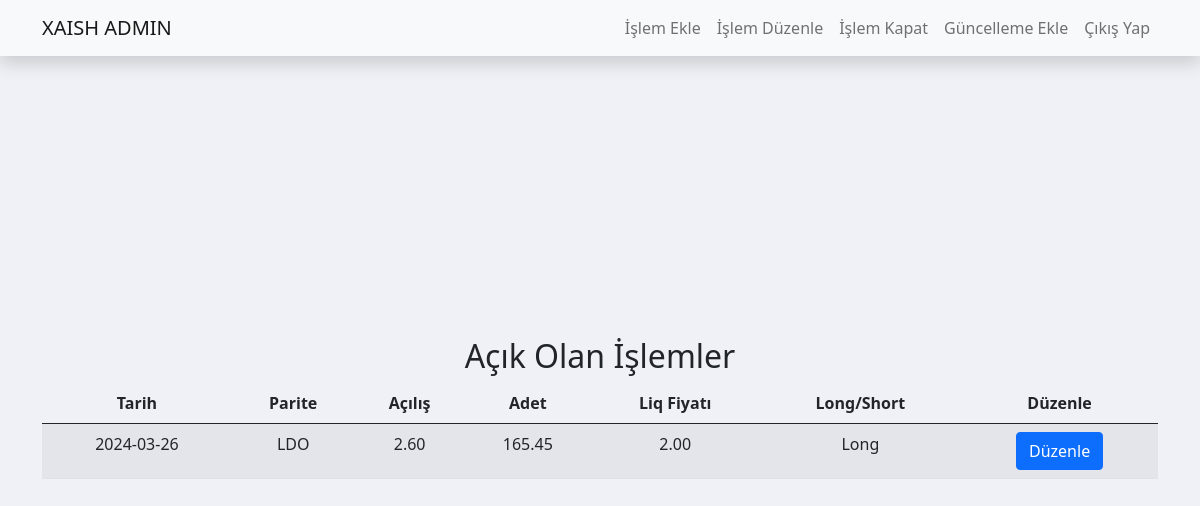
Screenshot of /admin/main/islemduzenle.php (signed in) with the database file from the repository.
### tables this page shows
CREATE TABLE `islem_liste` (
  `islem_id` int(11) NOT NULL,
  `tarih` date NOT NULL DEFAULT current_timestamp(),
  `parite` varchar(255) NOT NULL,
  `acilis` text NOT NULL,
  `liq_fiyat` text NOT NULL,
  `kar_zarar` decimal(10,2) DEFAULT NULL,
  `kapanis` text DEFAULT NULL,
  `long_short` varchar(10) NOT NULL,
  `acik_mi` int(11) NOT NULL DEFAULT 1,
  `adet` text NOT NULL,
  `marjin` text NOT NULL,
  `kaldirac` text NOT NULL
);

### admin/main/islemduzenle.php (the view, shortened to what this page needs)
<?php include 'adminheader.php'; ?>
<?php
$stmt = $pdo->prepare("SELECT * FROM islem_liste WHERE acik_mi = 1");
$stmt->execute();
$acikIslemler = $stmt->fetchAll();
?>
<header class="masthead">
    <div class="container h-100">
        <div class="row h-100 align-items-center">
            <div class="col-12 text-center">
                <h2>Açık Olan İşlemler</h2>
                <?php if ($acikIslemler): ?>
                    <div class="table-responsive">
                        <table class="table table-striped table-hover">
                            <thead>
                                <tr>
                                    <th>Tarih</th>
                                    <th>Parite</th>
                                    <th>Açılış</th>
                                    <th>Adet</th>
                                    <th>Liq Fiyatı</th>
                                    <th>Long/Short</th>
                                    <th>Düzenle</th>
                                </tr>
                            </thead>
                            <tbody>
                                <?php foreach ($acikIslemler as $row): ?>
                                    <tr>
                                        <td><?= $row['tarih'] ?></td>
                                        <td><?= $row['parite'] ?></td>
                                        <td><?= $row['acilis'] ?></td>
                                        <td><?= $row['adet'] ?></td>
                                        <td><?= $row['liq_fiyat'] ?></td>
                                        <td><?= $row['long_short'] ?></td>
                                        <td>
                                            <button type="button" class="btn btn-primary" data-bs-toggle="modal" data-bs-target="#duzenleModal<?= $row['islem_id'] ?>">Düzenle</button>
                                        </td>
                                    </tr>
                                <?php endforeach; ?>
                            </tbody>
                        </table>
                    </div>
                <?php else: ?>
                    <p>Açık işlem bulunmamaktadır.</p>
                <?php endif; ?>
            </div>
        </div>
    </div>
</header>

### assets/xaish.css (style rules this page uses)
body { background-color: #EFF1F6; height: 100vh; }
.masthead { height: 100vh; min-height: 500px; background-color: #EFF1F6; background-size: 200% 200%; margin-top: 1rem; }

### rows the page displays
islem_liste: tarih "2024-03-26", parite "LDO", acilis "2.60", adet "165.45", liq_fiyat "2.00", long_short "Long"
